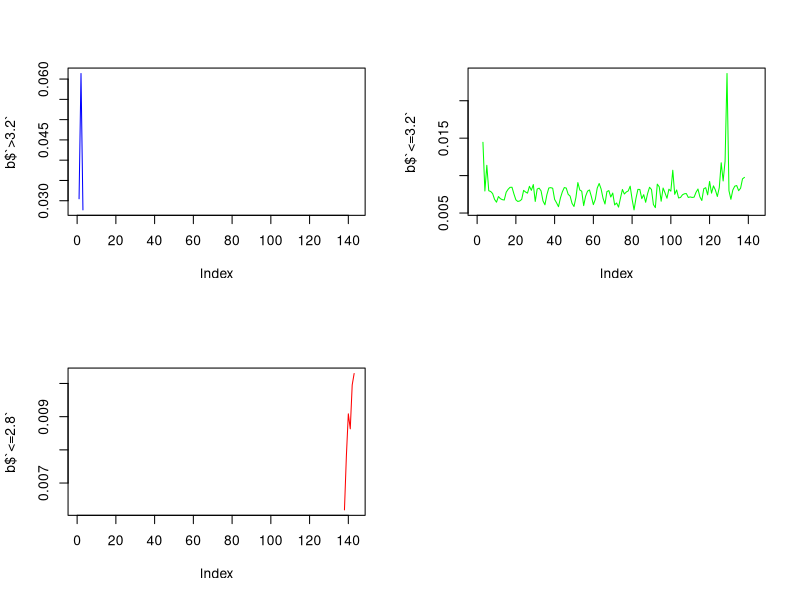
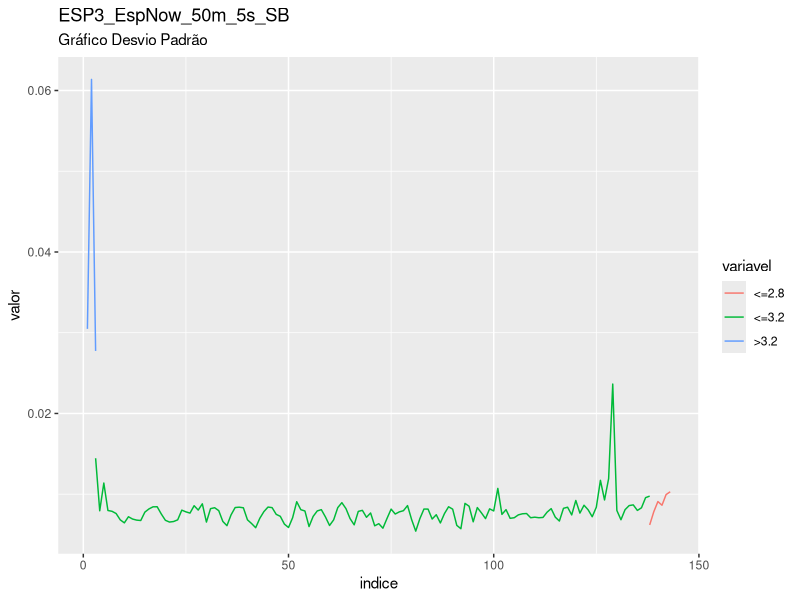
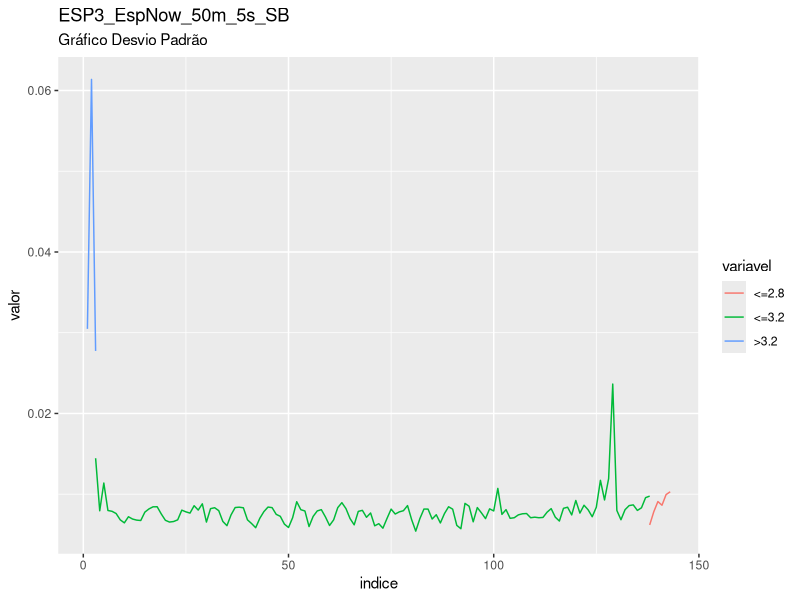

These figures' R source, in order:
library(readxl)
plan_ESP3_EspNow_50m_5s_SB <- read_excel("ESP3 EspNow 50m 5s SB.xlsx")
View(plan_ESP3_EspNow_50m_5s_SB)

valor<-plan_ESP3_EspNow_50m_5s_SB$Column9
posicoes<-c(1:length(valor))

corte_1<-min(posicoes[which(valor==3.2)])
corte_2<-min(posicoes[which(valor==2.8)])

valor[which(posicoes==corte_1)]
valor[which(posicoes==corte_2)]

a<- rep(1,corte_1)
b<- rep(2,corte_2-corte_1)
c<- rep(3,length(valor)-corte_2)

plan_ESP3_EspNow_50m_5s_SB$nivel<-c(a,b,c)


###########################################################

require(lubridate)
plan_ESP3_EspNow_50m_5s_SB$t<-(plan_ESP3_EspNow_50m_5s_SB$Column1)
plan_ESP3_EspNow_50m_5s_SB$t0<-min((plan_ESP3_EspNow_50m_5s_SB$Column1))
plan_ESP3_EspNow_50m_5s_SB$survt<-(plan_ESP3_EspNow_50m_5s_SB$t-plan_ESP3_EspNow_50m_5s_SB$t0)
segundos<-round(as.numeric(diff(plan_ESP3_EspNow_50m_5s_SB$survt,1)))
plan_ESP3_EspNow_50m_5s_SB$segundos<-c(0,segundos)
plan_ESP3_EspNow_50m_5s_SB$segundos<- ifelse(plan_ESP3_EspNow_50m_5s_SB$segundos<0,5,plan_ESP3_EspNow_50m_5s_SB$segundos)
plan_ESP3_EspNow_50m_5s_SB$segundos_acum<-cumsum(plan_ESP3_EspNow_50m_5s_SB$segundos)
plan_ESP3_EspNow_50m_5s_SB$minutos_acum<-round(cumsum(plan_ESP3_EspNow_50m_5s_SB$segundos)/60)
plan_ESP3_EspNow_50m_5s_SB$minuto = cut(as.numeric(plan_ESP3_EspNow_50m_5s_SB$minutos_acum), c(0,5, 10,15, 20,25, 30,35, 40,45,50,55,60,65,70,75,80,85,90,95,100,105,110,115,120,125,130,135,140,145,150,155,160,165,170,175,180,185,190,195,200,205,210,215,220,225,230,235,240,245,250,255,260,265,270,275,280,285,290,295,300,305,310,315,320,325,330,335,340,345,350,355,360,365,370,375,380,385,390,395,400,405,410,415,420,425,430,440,445,450,455,460,465,470,475,480,485,490,495,500,505,510,515,520,525,530,535,540,545,550,555,560,565,570,575,580,585,590,595,600,605,610,615,620,625,630,640,650,655,660,665,670,675,680,685,690,695,700,705,710,715,720,725, Inf), right=FALSE)


tapply(plan_ESP3_EspNow_50m_5s_SB$Column9,plan_ESP3_EspNow_50m_5s_SB$nivel,sd)
tapply(plan_ESP3_EspNow_50m_5s_SB$Column9,plan_ESP3_EspNow_50m_5s_SB$minuto,sd)

a<-tapply(plan_ESP3_EspNow_50m_5s_SB$Column9,list(plan_ESP3_EspNow_50m_5s_SB$minuto, plan_ESP3_EspNow_50m_5s_SB$nivel),sd)
b<-data.frame(a)
names(b)<-c(">3.2","<=3.2","<=2.8")

# exportando saida para csv
write.csv(a,file="saida_dp_ESP3_EspNow_50m_5s_SB.csv")

#grafico

par(mfrow = c(2, 2))
plot(b$`>3.2`,col="blue",type="l")
plot(b$`<=3.2`,col="green",type="l")
plot(b$`<=2.8`,col="red",type="l")

b$indice<-c(1:nrow(b))

library(tidyr)
library(ggplot2)

dados_long <- b %>% gather(variavel, valor, -indice)

ggplot(data = dados_long, aes(x = indice, y = valor, group = variavel)) +
  geom_line(aes(colour = variavel)) +
labs(title = "ESP3_EspNow_50m_5s_SB", subtitle = "Gráfico Desvio Padrão")

ggsave("Grafico_DP_ESP3_EspNow_50m_5s_SB.png")

